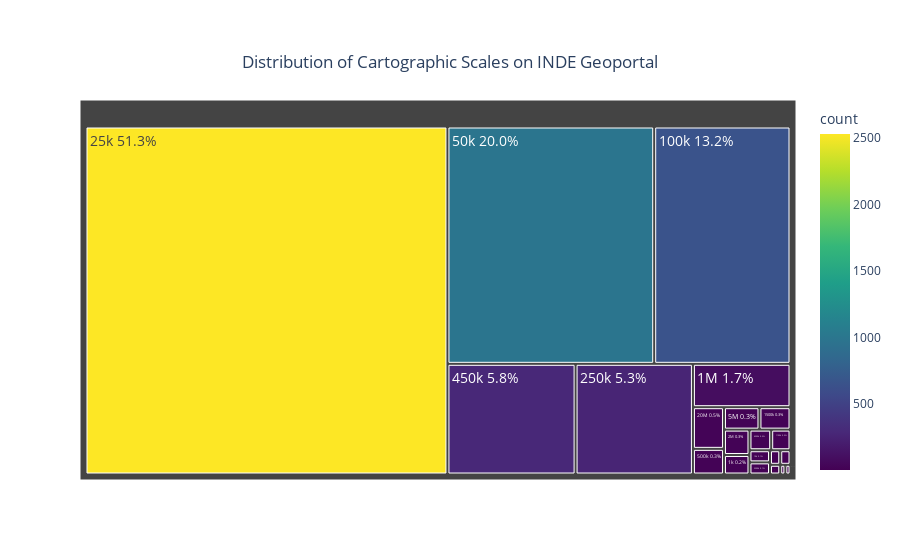

The code cell stored with this chart in its notebook:
### Code cell
# Filter out the unclassified scales
df2_filtered = df2_final[df2_final['escala'] != 'not in dict']

# Count the unique values of scales
tema_counts = df2_filtered['escala'].value_counts().reset_index()
tema_counts.columns = ['escala', 'count']

# Calculate the percentage of scales
total_count = tema_counts['count'].sum()
tema_counts['percent'] = (tema_counts['count'] / total_count) * 100

# Create the label with name and percentage
tema_counts['label'] = tema_counts.apply(lambda row: f"{row['escala']} {row['percent']:.1f}%", axis=1)

# Create the Tree Map
fig = px.treemap(
    tema_counts,
    path=['label'],
    values='count',
    title='Distribution of Cartographic Scales on INDE Geoporta',
    color='count',
    color_continuous_scale='Viridis'
)

# Adjust the layout of the title
fig.update_layout(
    title={
        'text': "Distribution of Cartographic Scales on INDE Geoportal",
        'y':0.9,
        'x':0.5,
        'xanchor': 'center',
        'yanchor': 'top'
    }
)

# Adjust the font size
fig.update_traces(textfont_size=14)

# Define the path and filename
path = '../results'  # Path to the results directory
filename = 'fig_treemap_scales.png'  # Define the filename

# Ensure the results directory exists
if not os.path.exists(path):
    os.makedirs(path)

# Save the figure with high resolution using kaleido
full_path = os.path.join(path, filename)
pio.write_image(fig, full_path, format='png', scale=3)  # scale=3 for approximately 300 dpi

# Display the graph
fig.show()

### Figure 1 — Plotly figure (JSON) as saved in the notebook; plotly's stock layout.template omitted (floating-point values rounded to 4 significant figures)
{"data": [{"branchvalues": "total", "customdata": [[650], [5], [8], [14], [1], [85], [10], [26], [5], [261], [2531], [13], [2], [9], [285], [16], [986], [16], [3], [3], [1]], "domain": {"x": [0, 1], "y": [0, 1]}, "hovertemplate": "labels=%{label}<br>count_sum=%{value}<br>parent=%{parent}<br>id=%{id}<br>count=%{color}<extra></extra>", "ids": ["100k 13.2%", "10k 0.1%", "1100k 0.2%", "1500k 0.3%", "18M 0.0%", "1M 1.7%", "1k 0.2%", "20M 0.5%", "2500k 0.1%", "250k 5.3%", "25k 51.3%", "2M 0.3%", "2k 0.0%", "4500k 0.2%", "450k 5.8%", "500k 0.3%", "50k 20.0%", "5M 0.3%", "6M 0.1%", "70k 0.1%", "7M 0.0%"], "labels": ["100k 13.2%", "10k 0.1%", "1100k 0.2%", "1500k 0.3%", "18M 0.0%", "1M 1.7%", "1k 0.2%", "20M 0.5%", "2500k 0.1%", "250k 5.3%", "25k 51.3%", "2M 0.3%", "2k 0.0%", "4500k 0.2%", "450k 5.8%", "500k 0.3%", "50k 20.0%", "5M 0.3%", "6M 0.1%", "70k 0.1%", "7M 0.0%"], "marker": {"coloraxis": "coloraxis", "colors": [650, 5, 8, 14, 1, 85, 10, 26, 5, 261, 2531, 13, 2, 9, 285, 16, 986, 16, 3, 3, 1]}, "name": "", "parents": ["", "", "", "", "", "", "", "", "", "", "", "", "", "", "", "", "", "", "", "", ""], "textfont": {"size": 14}, "type": "treemap", "values": [650, 5, 8, 14, 1, 85, 10, 26, 5, 261, 2531, 13, 2, 9, 285, 16, 986, 16, 3, 3, 1]}], "layout": {"coloraxis": {"colorbar": {"title": {"text": "count"}}, "colorscale": [[0, "#440154"], [0.1111, "#482878"], [0.2222, "#3e4989"], [0.3333, "#31688e"], [0.4444, "#26828e"], [0.5556, "#1f9e89"], [0.6667, "#35b779"], [0.7778, "#6ece58"], [0.8889, "#b5de2b"], [1, "#fde725"]]}, "legend": {"tracegroupgap": 0}, "title": {"text": "Distribution of Cartographic Scales on INDE Geoportal", "x": 0.5, "xanchor": "center", "y": 0.9, "yanchor": "top"}}}
